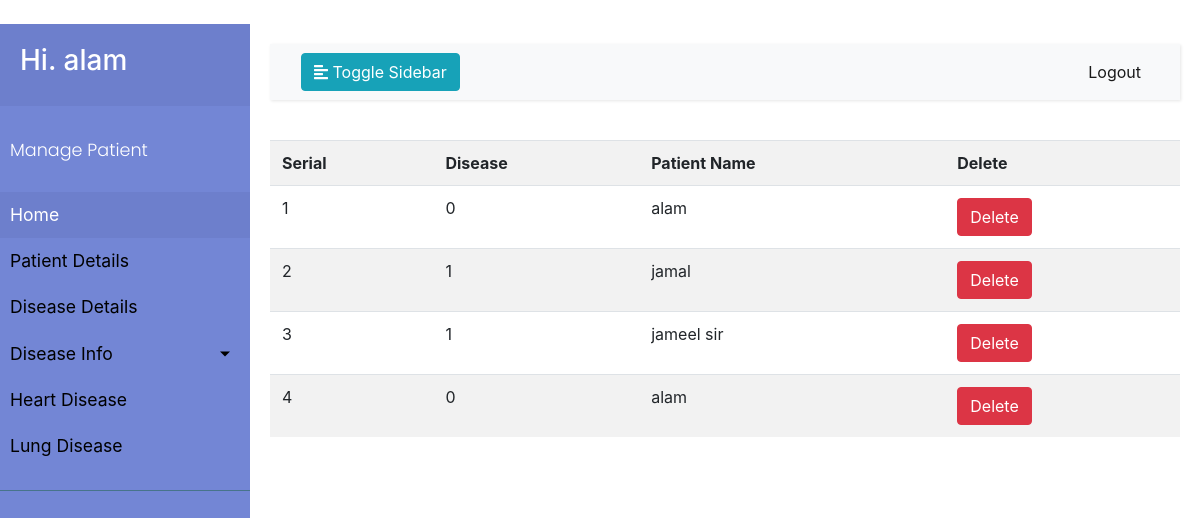
The app's page /admindiseasedetails (signed in), older data.
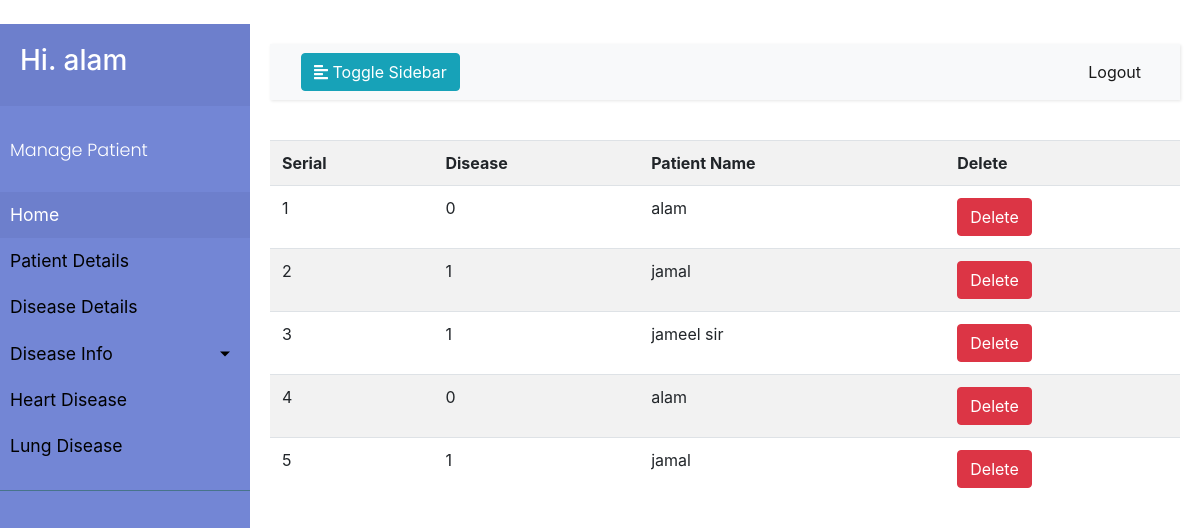
The same page, newer data.
### app/models.py (models this page shows)
class Patient_data(db.Model):
    id = db.Column(db.Integer, primary_key=True)
    name = db.Column(db.String(80), nullable=False)
    email = db.Column(db.String(200), nullable=True, unique=True)
    phone = db.Column(db.String(20), nullable=True, unique=False)
    added = db.Column(db.String(20), nullable=False, unique=False, default='No')
    h_disease=db.relationship('Heart_data',backref='pname')
    d_disease=db.relationship('Disease_Present_Data',backref='dname') #for one to one relationship only add uselist=false

class Disease_Present_Data(db.Model):
    did=db.Column(db.Integer, primary_key=True)
    disease=db.Column(db.Integer)
    pid=db.Column(db.Integer, db.ForeignKey('patient_data.id'))

### app/views.py (the view)
@app.route('/admindiseasedetails')
def admindiseasedetails():
    if not session.get('logged_in'):
        return redirect(url_for('elogin'))
    else:
        data=Disease_Present_Data.query.all()
        return render_template('admindiseasedetails.html',disease_data=data)

### app/views.py (called while the page is built)
@app.context_processor
def utility_processor():
    def thingspeek():
        datafromwebsite=urllib.request.urlopen("https://api.thingspeak.com/channels/744886/fields/1/last.txt");
        select=datafromwebsite.read();
        data = json.loads(select)
        return data
    return dict(thingspeek=thingspeek)

@app.after_request
def add_header(response):
    response.headers['X-UA-Compatible'] = 'IE=Edge,chrome=1'
    response.headers['Cache-Control'] = 'public, max-age=600'
    return response

### app/templates/admindiseasedetails.html (shortened to what this page needs)
{% extends "adminlayout.html" %}
{% block body%}
<table class="table table-striped">
            <tr>
              <th>Serial</th>
              <th>Disease</th>
			  <th>Patient Name</th>
			  <th>Delete </th>
            </tr>
            {% for row in disease_data %}
              <tr>
                <td>{{row.did}}</td>
                <td>{{row.disease}}</td>
				<td>{{row.dname.name}}</td>
				 <td>
                  <a href="/deletedisease/{{ row.did }}" class="btn btn-danger btn-xs" onclick="return confirm('Are You Sure For Delete?')">Delete</a>
                </td>
				</tr>
				{% endfor %}
				</table>
{% endblock%}

### app/templates/adminlayout.html (shortened to what this page needs)
﻿<!DOCTYPE html>
<html lang="en">
  <head>
    <link rel="stylesheet" href="static/css/adminstyle.css">
    <link href="{{url_for('static',filename='css/bootstrap.min.css' ) }}" rel="stylesheet">
  </head>
  <body>
    <div class="wrapper">
      <nav id="sidebar">
        <div class="sidebar-header">
          <h3>Hi. {{ session['user'][:4] }} </h3>
        </div>
        <ul class="list-unstyled components">
          <p>Manage Patient</p>
          <li class="active">
            <a href="/showpatientgraph">Home</a>
          </li>
          <li>
            <a href="/showpatient">Patient Details</a>
          </li>
          <li>
            <a href="/admindiseasedetails">Disease Details</a>
          </li>
          <li>
            <a href="#pageSubmenu" data-toggle="collapse" aria-expanded="false" class="dropdown-toggle">Disease Info</a>
          </li>
          <li>
            <a href="#">Heart Disease</a>
          </li>
          <li>
            <a href="#">Lung Disease</a>
          </li>
        </ul>
      </nav>
      <div id="content">
        <nav class="navbar navbar-expand-lg navbar-light bg-light">
          <div class="container-fluid">
            <button type="button" id="sidebarCollapse" class="btn btn-info">
            <i class="fas fa-align-left"></i>
            <span>Toggle Sidebar</span>
            </button>
            <div class="collapse navbar-collapse" id="navbarSupportedContent">
              <ul class="nav navbar-nav ml-auto">
                <li class="nav-item active">
                  <a class="nav-link" href="/logout">Logout</a>
                </li>
              </ul>
            </div>
          </div>
        </nav>
        {% block body%} {% endblock %}
      </div>
    </div>
  </body>
</html>

### app/static/css/adminstyle.css (style rules this page uses)
body { font-family: 'Poppins', sans-serif; background: #fafafa; }
p { font-family: 'Poppins', sans-serif; font-size: 1.1em; font-weight: 300; line-height: 1.7em; color: #999; }
a, a:hover, a:focus { color: inherit; text-decoration: none; transition: all 0.3s; }
.navbar { padding: 15px 10px; background: #fff; border: none; border-radius: 0; margin-bottom: 40px; box-shadow: 1px 1px 3px rgba(0, 0, 0, 0.1); }
.wrapper { display: flex; width: 100%; align-items: stretch; }
#sidebar { min-width: 250px; max-width: 250px; background: #7386D5; color: #fff; transition: all 0.3s; }
#sidebar .sidebar-header { padding: 20px; background: #6d7fcc; }
#sidebar ul.components { padding: 20px 0; border-bottom: 1px solid #47748b; }
#sidebar ul p { color: #fff; padding: 10px; }
#sidebar ul li a { padding: 10px; font-size: 1.1em; display: block; }
#sidebar ul li.active>a, a[aria-expanded="true"] { color: #fff; background: #6d7fcc; }
a[data-toggle="collapse"] { position: relative; }
.dropdown-toggle::after { display: block; position: absolute; top: 50%; right: 20px; transform: translateY(-50%); }
#content { width: 100%; padding: 20px; min-height: 100vh; transition: all 0.3s; }

### app/templates/adminlayout.html (style rules this page uses)
a { color:black; }

Row changes from the older to the newer data that the page shows:
added Disease_Present_Data: did "5", disease "1", dname.name "jamal"
